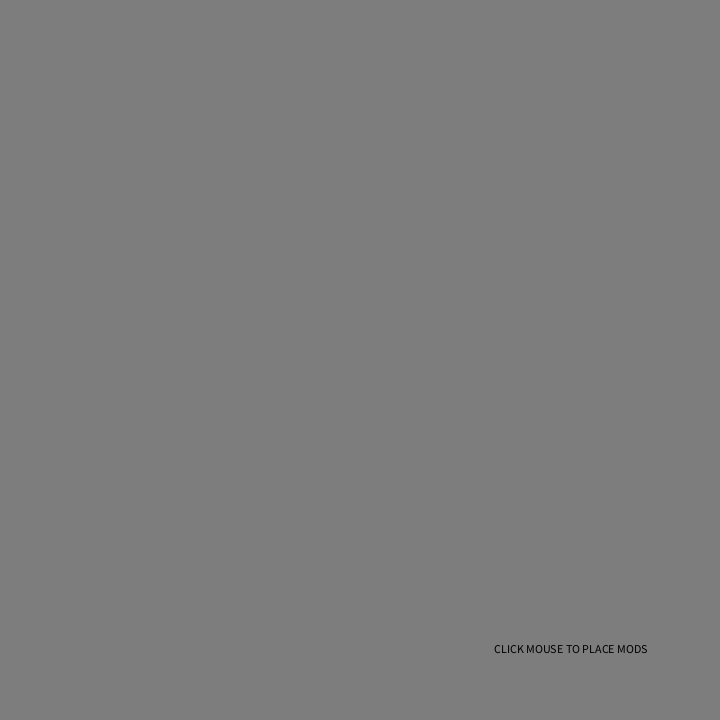
Frame 1 (no input)
Frame 60 (the mouse pressed at the canvas centre just before this capture): identical to frame 1, image omitted
Frame 120 (the mouse held since frame 60 and released just before this capture): identical to frame 1, image omitted

The Processing sketch that drew this single still picture (run headless with seeded random() and noise(); from frame 60 on, the mouse is pressed at the canvas centre):

// Processing sketch: otheringmachines02_01colorOnSubside
// ── otheringmachines02_01colorOnSubside.pde
/*Othering Machines v.2.0 / HEARSAY -  angepasst an den aktuellen μC-Code //<>// //<>//
 11:26 11.12.2017
 summer semester 2017
 course DAO
 HfK Bremen
 - David Unland
 */


//import gifAnimation.*;
import java.util.Collections;

int moduleAmount;
int tolerance = 20; //closest allowed proximity of modules
int sendingModIdx;
int lowestDbValue = 300;
int highestDbValue = 2401;

//float signalSpeed = 5;
float signalSpeed = 50;
//int sentData;

int soundstate;
int ACT = 1;
int STOP = 0;
int INIT = 2;

ArrayList<Module> modulesList = new ArrayList<Module>();
//Module sendingMod;

void setup() {
  //frameRate(100);
  //design
  size(720, 720);
  rectMode(CENTER);
  ellipseMode(CENTER);
  textAlign(CENTER, CENTER);

  soundstate = INIT;
}  


void draw() {
  if (soundstate != STOP) {
    background(125, 125, 125);

    ///////////////////INITIAL STATE///////////////////
    if (soundstate == INIT && moduleAmount < 2) {
      fill(0);
      textAlign(RIGHT, CENTER);
      text("CLICK MOUSE TO PLACE MODS", width*0.9, height*0.9);
    }
    if (soundstate == INIT && moduleAmount > 1) {
      fill(0);
      textAlign(RIGHT, CENTER);
      text("PRESS ENTER TO START", width*0.9, height*0.9);
    }


    for (Module mod : modulesList) {
      mod.draw(); //draws mods at position
      mod.signalPropagation(); //extends signal if emit == true
      if (mod.react !=0) {
        mod.positiveReaction();
        mod.negativeReaction();
      }
      // mod.move();
    }

    //////////////////////ACT MODE//////////////////////
    if (soundstate == ACT) {
      for (Module mod : modulesList) {
        mod.timedStatement();
      }
    }
  }
}

float time() {
  return 0.001 * millis() + second() + minute()*60 + hour() * 60 * 60;
}
// ── Modules.pde
class Module {

  //variables
  int modnumber; //a # of each mod to be displayed
  float xPos, yPos;
  PVector position;
  color modColor=color(0);
  boolean mouseMove = false; //if true, mod will be drawn at mouseposition

  float stopReact = 0;
  boolean subside = false;
  boolean emit=false;
  int react = 0; //0 = standby, 1 = positive reaction, 2 = negative reaction
  int sentData; //signal output, data used for signalPropagation

  float signalMag = 0; //magnitude of signal

  boolean dataExists = false;
  boolean dbFull = false;
  int freqTol = 50;
  int dbLength = 3;
  int[] db = new int[dbLength];
  int[] ab = new int[dbLength];
  int abTot = 3;
  int greenAb = 0;
  int redAb = 0;
  int blueAb = 0;
  int timedStatement = int(random(60, 121));
  float respondFactor = timedStatement*0.01;

  //constructor for individual mods
  Module(float ixPos, float iyPos, int imodnumber) {
    xPos = ixPos;
    yPos = iyPos;
    modnumber = imodnumber;
    position = new PVector(xPos, yPos);
    for (int i = 0; i<dbLength; i++) {                                                    //fill dB
      db[i] = int(random(lowestDbValue, highestDbValue));
      ab[i] = 1;
      if (db[i] >= 300 && db[i] < 1000) {
        redAb++;
      } else if (db[i] >= 1000 && db[i] < 1700) {
        greenAb++;
      } else if (db[i] >= 1700 && db[i] < 2401) {
        blueAb++;
      }
    }
  }


  ////////////////////////////////////////////////////////////////////////////////////////
  ////////////////////////////////////////DRAW////////////////////////////////////////////
  //////////////////////////fills with color until time>stopReact/////////////////////////
  void draw() {
    noStroke();
    //fill(modColor);
    if (!emit && time() > stopReact) {    //if ready: glow white
      fill(255);
      ellipse(xPos, yPos, 30, 30);
    }
    if (subside && time() < stopReact) { //if subside (10s), glow RGB LED
      float abTotF = float(abTot);
      float R = (redAb/abTotF) * 255;
      float G = (greenAb/abTotF) * 255;
      float B = (blueAb/abTotF) * 255;
      //println("R = "+R+"G = "+G+"B = "+B);
      //println(redAb);
      //println(abTot);
      fill(R, G, B, 125);
      ellipse(xPos, yPos, 30, 30);
    }
    else if (subside && time() > stopReact){
      subside = false;
    }
    if (time() > stopReact) {
      modColor = (0);
    }

    if (mouseMove == true) {
      xPos = mouseX;
      yPos = mouseY;
    }
    fill(0);
    ellipse(xPos, yPos, 20, 20);
    fill(255);
    textAlign(CENTER, CENTER);
    text(modnumber, xPos, yPos);
  }


  ////////////////////////////////////////////////////////////////////////////////////////
  /////////////////////////////////SIGNAL PROPAGATION/////////////////////////////////////
  ////////////////////////////////////////////////////////////////////////////////////////


  void signalPropagation() {
    if (emit && time()>stopReact) {
      if (signalMag == 0){
        println("mod "+modnumber+" sends "+sentData+"...");
      }
      if (signalMag <= height) {
        //if (signalMag <= 2*height) { //until signal magnitude exceeds screen ...
        noFill();
        stroke(255);
        //stroke(sentData*10+5, xPos/255*sentData, modnumber*sentData*5); //sets color representatively for sentData
        ellipse(xPos, yPos, signalMag, signalMag); //...draw that circle...
        for (int i = 0; i < moduleAmount; i++) {
          if (modulesList.get(i) != this) {
            //println("modulesList.get("+i+").intersect("+sentData+")");
            modulesList.get(i).intersect(this.position, this.modnumber, signalMag, sentData); //..check overlap with objects...
          }
        }
        signalMag+=signalSpeed*1; //increase the magnitude
        //float signalNoise = random(-1,1); //add noise to the signal depending on its distance
        //if(signalMag%20==0){
        //sentData += signalNoise;
        //println("***");
        //}
      } else {
        emit = false;
        signalMag=0;
        subside = true;
        stopReact = time() + 10;
      }
    }
  }

  ////////////////////////////////////////////////////////////////////////////////////////
  ////////////////////////////WHEN INTERSECTING///////////////////////////////////////////
  ////////////////////////////////////////////////////////////////////////////////////////

  void intersect(PVector emittingModPosition, int emittingModNumber, float emittingModSignal, int incomingData) {
    //check distance to other modules by signal:
    if (this.emit == false) {
      //println("modulesList.get("+j+").emit == true");
      if (abs(PVector.dist(this.position, emittingModPosition))-25<=emittingModSignal/2       //check actual intersection
        && abs(PVector.dist(this.position, emittingModPosition))+25>=emittingModSignal/2) {
        //if (abs(PVector.dist(this.position, emittingModPosition))-5<=emittingModSignal/2       //check actual intersection
        //  && abs(PVector.dist(this.position, emittingModPosition))+5>=emittingModSignal/2) {
        if (time()>stopReact) { //only react once
          println("mod "+emittingModNumber+" intercepting with mod "+this.modnumber+": ");
          //receive data, compare data, add
          checkIncomingData(incomingData);
        }
      }
    }
  }

  ////////////////////////////////////////////////////////////////////////////////////////
  ////////////////////////////CHECK INCOMING DATA/////////////////////////////////////////
  ////////////////////////////////////////////////////////////////////////////////////////


  void checkIncomingData(int incomingData) {
    print("mod "+this.modnumber+": checking incomingData... ");

    //data within tolerance?
    for (int i = 0; i < dbLength; i++) {
      if (abs(incomingData - db[i]) < freqTol) {
        //-> increase abundancy

        println("match found at ["+i+"]: "+db[i]);
        ab[i]++;
        abTot++;
        if (incomingData >= 300 && incomingData < 1000) {
          redAb++;
        } else if (incomingData >= 1000 && incomingData < 1700) {
          greenAb++;
        } else if (incomingData >= 1700 && incomingData < 2401) {
          blueAb++;
        }
        dataExists = true;
        //positive reaction
        sentData = db[i];
        react = 1; // 1 = positiveReaction, 2 = negativeReaction
        stopReact = time() + 100 * respondFactor; // that makes values from 60 to 120 seconds
        //positiveReaction(db[i]);
        break;
      }
    }
    //data not within tolerance:

    if (!dataExists) {
      print("no match! ");
      //get idx of data, emit closest
      int lowest = ab[0];
      int lowestIdx = 0;
      for (int i = 0; i < dbLength; i++) {
        if (ab[i] < lowest) {
          lowest = ab[i];
          lowestIdx = i;
        }
      }
      println(db[lowestIdx]+"'s abundancy decreased.");
      //lower abundancy
      ab[lowestIdx]--;
      abTot--;
      if (incomingData >= 300 && incomingData < 1000) {
        redAb--;
      } else if (incomingData >= 1000 && incomingData < 1700) {
        greenAb--;
      } else if (incomingData >= 1700 && incomingData < 2401) {
        blueAb--;
      }

      //if abundancy = 0, add data
      if (ab[lowestIdx] == 0) {
        db[lowestIdx] = incomingData;
        //increase abundancy
        ab[lowestIdx] = 1;
        abTot++;
        if (incomingData >= 300 && incomingData < 1000) {
          redAb++;
        } else if (incomingData >= 1000 && incomingData < 1700) {
          greenAb++;
        } else if (incomingData >= 1700 && incomingData < 2401) {
          blueAb++;
        }

        //pick closest entry from db and respond
        sortDatabase(db, dbLength);
        float wait = 0;
        int closest = 0;

        if (lowestIdx == 0) {
          //entry at start: wait dist
          wait = (db[lowestIdx + 1] - db[lowestIdx]) * respondFactor;
          closest = db[lowestIdx + 1];
          print("entry at 0, wait = ");
          println(wait);
        } else if (lowestIdx == dbLength - 1) {
          wait = (db[lowestIdx] - db[lowestIdx - 1]) * respondFactor;
          closest = db[dbLength - 2];
          print("entry at end, wait = ");
          println(wait);
          //entry at end: wait dist
        } else {
          //middle: calc diff, wait dist
          if (db[lowestIdx] - db[lowestIdx - 1] < db[lowestIdx + 1] - db[lowestIdx]) {
            wait = (db[lowestIdx] - db[lowestIdx - 1]) * respondFactor;
            closest = db[lowestIdx - 1];
            println(db[lowestIdx]+" - "+db[lowestIdx - 1]+" < "+db[lowestIdx + 1]+" - "
              +db[lowestIdx]+", difference/wait = "+wait);
          } else {
            wait = (db[lowestIdx + 1] - db[lowestIdx]) * respondFactor;
            closest = db[lowestIdx + 1];
            println(db[lowestIdx]+" - "+db[lowestIdx - 1]+" > "+db[lowestIdx + 1]+" - "
              +db[lowestIdx]+", difference/wait = "+wait);
          }
        }
        println("lowest entry = "+db[lowestIdx]+" dropped, "+incomingData+" added.");        
        print("closest sound = ");
        println(closest);
        sentData = closest;
        stopReact = time() + 5;
        //stopReact = time() + wait;
        react = 2;
      }
    }
    println("["+db[0]+" | "+db[1]+" | "+db[2]+"]");
    println("["+ab[0]+" | "+ab[1]+" | "+ab[2]+"]");
    println();
    dataExists = false;
    //printDatabase();
  }

  void positiveReaction() {
    if (react == 1) {
      //repeats the db match for incoming data
      //returns sent data for signal propagation
      if (time() > stopReact) {    //wait
        emit = true;               //start emitting
        react = 0;
      }
    }
  }

  void negativeReaction() {
    if (react == 2) {
      //vibrate
      //wait + busy blinking
      if (time() > stopReact) {
        emit = true;
        react = 0;
      }
    }
  }

  void timedStatement() {
    //if (this.modnumber==1){
    //  println(time() % timedStatement);
    //}
    if (time() % timedStatement <= 1 && time() > stopReact) {
      //int highest = ab[0];
      //int highestIdx = 0;
      //for (int i = 0; i < dbLength; i++) {
      //  if (ab[i] > highest) {
      //    highestIdx = i;
      //  }
      //}
      stopReact = time() + 1;
      emit = true;
      sentData = db[int(random(0,dbLength))];
    }
  }


  void sortDatabase(int a[], int size) {
    for (int i = 0; i < (size - 1); i++) {
      for (int o = 0; o < (size - (i + 1)); o++) {
        if (a[o] > a[o + 1]) {
          int t = a[o];
          int b = ab[o]; //abundancy array
          a[o] = a[o + 1];
          ab[o] = ab[o + 1];
          a[o + 1] = t;
          ab[o + 1] = b;
        }
      }
    }
  }
}
